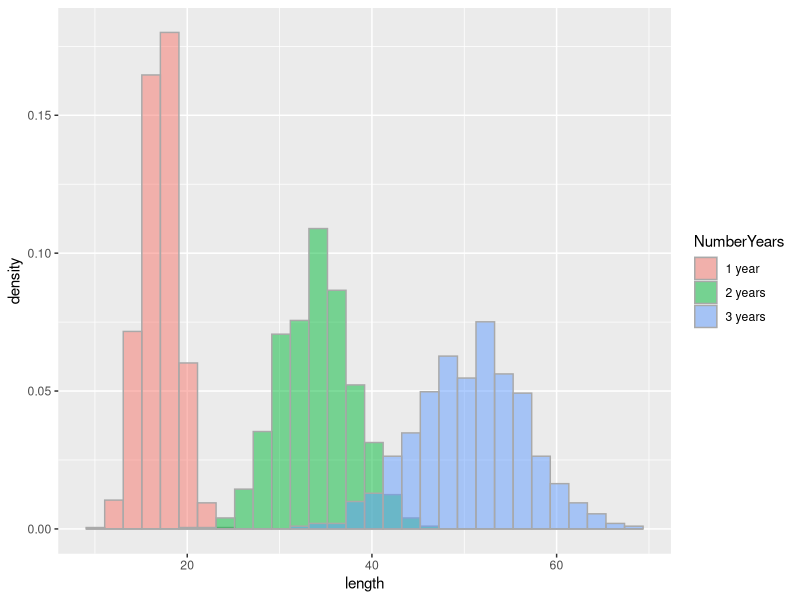
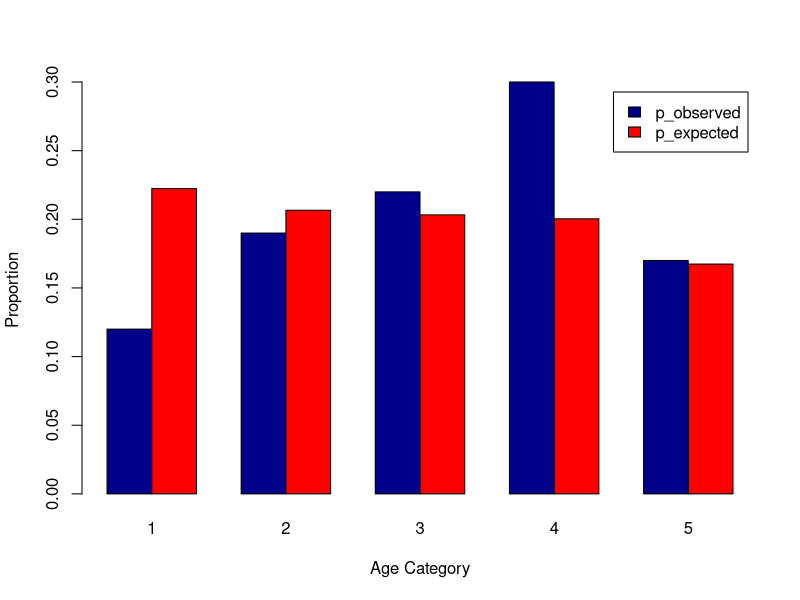
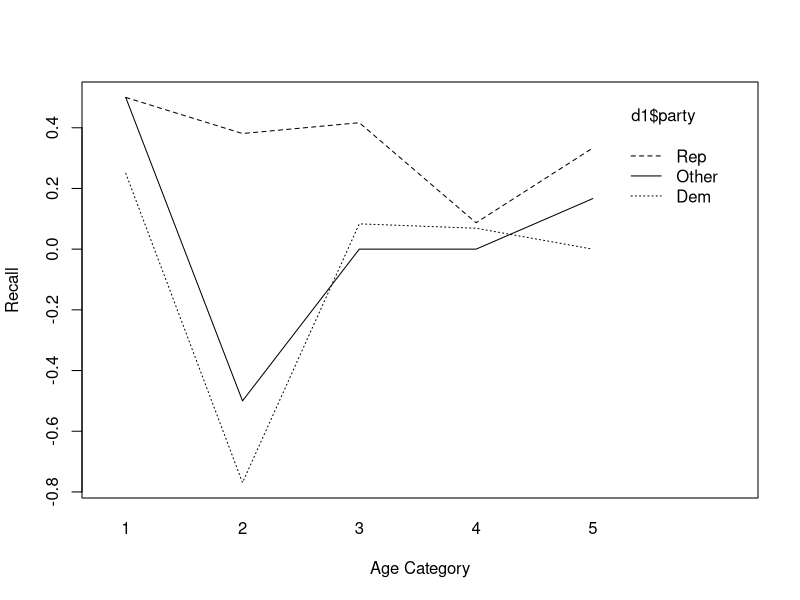

Source code (R) for these figures, in order:
## ---- chunk 1
deaths = c(11, 15, 15, 16, 25, 20)
m_deaths = mean(deaths)
s_deaths = sd(deaths)
var_deaths = var(deaths)
var_deaths_v2 = s_deaths^2
## ---- chunk 2
n = length(deaths)
se_deaths = s_deaths/(sqrt(n))
## ---- chunk 3
k = 1
year1 <- data.frame(length = rnorm(1000, mean = m_deaths*k, se_deaths*k))
k = 2
year2 <- data.frame(length = rnorm(1000, mean = m_deaths*k, se_deaths*k))
k = 3
year3 <- data.frame(length = rnorm(1000, mean = m_deaths*k, se_deaths*k))
## ---- chunk 4
#Now, combine your two dataframes into one.  First make a new column in each.
year1$NumberYears <- '1 year'
year2$NumberYears <- '2 years'
year3$NumberYears <- '3 years'

#and combine into your new data frame all_years
all_years <- rbind(year1, year2, year3)

library(ggplot2)
#now make your histogram
ggplot(all_years, aes(length, fill = NumberYears)) + geom_histogram(alpha = 0.5, colour = "darkgray", aes(y = ..density..), position = 'identity')
## ---- chunk 5
# load in data
d0 = read.csv('earlydeaths.csv')
str(d0)
summary(d0)
## ---- chunk 6
levels(d0$cause)
levels(d0$cause)[1] = 'Maltreat'
levels(d0$cause)[2] = 'Non-Maltr'
levels(d0$cause)
## ---- chunk 7
# Print the table
print(table(d0$cause, d0$time))

# Print table with margins, like in hw
tx = addmargins(table(d0$cause, d0$time, dnn=c('Cause','Time')))
print(tx)
## ---- chunk 8
# Print the table summary (i.e., chi-squared contingency test)
rs1 = summary(table(d0$cause, d0$time))
print(rs1)

# access variables from this output "object"
chisq = rs1$statistic
df = rs1$parameter
pval = rs1$p.value
## ---- chunk 9
census_pop = c(72.3, 46.5, 43.2, 42.5, 41.9, 35)
## ---- chunk 10
pop_Over18 = sum(census_pop) - census_pop[1]
## ---- chunk 11
p_likelyvoters = census_pop[2:6]/pop_Over18
## ---- chunk 12
d1 = read.csv('fieldsimul1.csv')
str(d1)
summary(d1)
## ---- chunk 13
d1$agecat0 = findInterval(d1$age, c(30,40,50,66))
d1$agecat0 = d1$agecat0 + 1     # group 1 starts at 1
d1$agecat0 = factor(d1$agecat0) # convert to categorical var
head(d1)
## ---- chunk 14
rs4 = chisq.test(table(d1$agecat0), p = p_likelyvoters, simulate.p.value = FALSE)
print(rs4)

# Note this format also gives the same results:
rs4_v2 = chisq.test(table(d1$agecat0), p = census_pop[2:6], rescale.p = TRUE, simulate.p.value = FALSE)
print(rs4_v2)
## ---- chunk 15
p_observed = table(d1$agecat0)/length(d1$agecat0)
p_expected = p_likelyvoters

df_cat =rbind(p_observed, p_expected)
barplot(df_cat, col=c("darkblue","red"), xlab = ('Age Category'),
ylab = 'Proportion', legend = rownames(df_cat), beside=TRUE)
## ---- chunk 16
d1$party = factor(d1$party)
levels(d1$party) = c('Dem', 'Rep', 'Other')

d1$recall = factor(d1$recall)
levels(d1$recall) = c('Yes', 'No', 'Unsure')

head(d1)
## ---- chunk 17
table(d1$recall, d1$party)

# Print table with margins
tx = addmargins(table(d1$recall, d1$party, dnn=c('Recall','Party')))
print(tx)

# Run chi-squared test
rs5 = chisq.test(table(d1$recall, d1$party))
print(rs5)
## ---- chunk 18
d3 = d1[d1$recall != 'Unsure',]
str(d3) # note the 3 levels of recall still!
d3$recall = factor(d3$recall)

rs6 = chisq.test(table(d3$recall, d3$party))
print(rs6)
## ---- chunk 19
d1$recallq = as.numeric(d1$recall)
d1$recallq = 1*as.numeric(d1$recallq==1) + (-1)*as.numeric(d1$recallq==2) + 0*as.numeric(d1$recallq==3)

summary(d1)
## ---- chunk 20
interaction.plot(d1$agecat0, d1$party, d1$recallq,
                 xlab = 'Age Category', ylab = 'Recall')
## ---- chunk 21
str(d1)

# additive model
rs_add = lm(recallq ~ agecat0 + party, data = d1)
summary(rs_add)

# interactive model
rs_inter = lm(recallq ~ agecat0 * party, data = d1)
summary(rs_inter)

# quadratic trend of age?
d1$agecat0 = as.numeric(d1$agecat0)
str(d1)

# additive model w/quadratic effect of age category
rs_add_polyage = lm(recallq ~ poly(agecat0, 2) + party, data = d1)
summary(rs_add_polyage)

# interactive model w/quadratic effect of age category
rs_inter_polyage = lm(recallq ~ poly(agecat0, 2) * party, data = d1)
summary(rs_inter_polyage)
